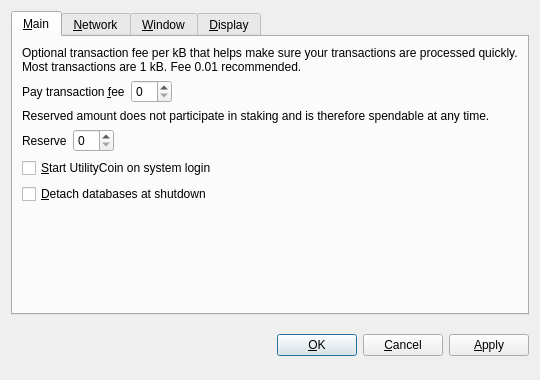
<?xml version="1.0" encoding="UTF-8"?>
<ui version="4.0">
 <class>OptionsDialog</class>
 <widget class="QDialog" name="OptionsDialog">
  <property name="geometry">
   <rect>
    <x>0</x>
    <y>0</y>
    <width>540</width>
    <height>380</height>
   </rect>
  </property>
  <property name="windowTitle">
   <string>Options</string>
  </property>
  <property name="modal">
   <bool>true</bool>
  </property>
  <layout class="QVBoxLayout" name="verticalLayout">
   <item>
    <widget class="QTabWidget" name="tabWidget">
     <property name="tabPosition">
      <enum>QTabWidget::North</enum>
     </property>
     <property name="currentIndex">
      <number>0</number>
     </property>
     <widget class="QWidget" name="tabMain">
      <attribute name="title">
       <string>&amp;Main</string>
      </attribute>
      <layout class="QVBoxLayout" name="verticalLayout_Main">
       <item>
        <widget class="QLabel" name="transactionFeeInfoLabel">
         <property name="text">
          <string>Optional transaction fee per kB that helps make sure your transactions are processed quickly. Most transactions are 1 kB. Fee 0.01 recommended.</string>
         </property>
         <property name="textFormat">
          <enum>Qt::PlainText</enum>
         </property>
         <property name="wordWrap">
          <bool>true</bool>
         </property>
        </widget>
       </item>
       <item>
        <layout class="QHBoxLayout" name="horizontalLayoutFee">
         <item>
          <widget class="QLabel" name="transactionFeeLabel">
           <property name="text">
            <string>Pay transaction &amp;fee</string>
           </property>
           <property name="textFormat">
            <enum>Qt::PlainText</enum>
           </property>
           <property name="buddy">
            <cstring>transactionFee</cstring>
           </property>
          </widget>
         </item>
         <item>
          <widget class="BitcoinAmountField" name="transactionFee"/>
         </item>
         <item>
          <spacer name="horizontalSpacerFee">
           <property name="orientation">
            <enum>Qt::Horizontal</enum>
           </property>
           <property name="sizeHint" stdset="0">
            <size>
             <width>40</width>
             <height>20</height>
            </size>
           </property>
          </spacer>
         </item>
        </layout>
       </item>
       <item>
        <widget class="QLabel" name="reserveBalanceInfoLabel">
         <property name="text">
          <string>Reserved amount does not participate in staking and is therefore spendable at any time.</string>
         </property>
         <property name="textFormat">
          <enum>Qt::PlainText</enum>
         </property>
         <property name="wordWrap">
          <bool>true</bool>
         </property>
        </widget>
       </item>
       <item>
        <layout class="QHBoxLayout" name="horizontalLayoutReserveBalance">
         <item>
          <widget class="QLabel" name="reserveBalanceLabel">
           <property name="text">
            <string>Reserve</string>
           </property>
           <property name="textFormat">
            <enum>Qt::PlainText</enum>
           </property>
           <property name="buddy">
            <cstring>reserveBalance</cstring>
           </property>
          </widget>
         </item>
         <item>
          <widget class="BitcoinAmountField" name="reserveBalance"/>
         </item>
         <item>
          <spacer name="horizontalSpacerReserveBalance">
           <property name="orientation">
            <enum>Qt::Horizontal</enum>
           </property>
           <property name="sizeHint" stdset="0">
            <size>
             <width>40</width>
             <height>20</height>
            </size>
           </property>
          </spacer>
         </item>
        </layout>
       </item>
       <item>
        <widget class="QCheckBox" name="bitcoinAtStartup">
         <property name="toolTip">
          <string>Automatically start UtilityCoin after logging in to the system.</string>
         </property>
         <property name="text">
          <string>&amp;Start UtilityCoin on system login</string>
         </property>
        </widget>
       </item>
       <item>
        <widget class="QCheckBox" name="detachDatabases">
         <property name="toolTip">
          <string>Detach block and address databases at shutdown. This means they can be moved to another data directory, but it slows down shutdown. The wallet is always detached.</string>
         </property>
         <property name="text">
          <string>&amp;Detach databases at shutdown</string>
         </property>
        </widget>
       </item>
       <item>
        <spacer name="verticalSpacer_Main">
         <property name="orientation">
          <enum>Qt::Vertical</enum>
         </property>
         <property name="sizeHint" stdset="0">
          <size>
           <width>20</width>
           <height>40</height>
          </size>
         </property>
        </spacer>
       </item>
      </layout>
     </widget>
     <widget class="QWidget" name="tabNetwork">
      <attribute name="title">
       <string>&amp;Network</string>
      </attribute>
      <layout class="QVBoxLayout" name="verticalLayout_Network">
       <item>
        <widget class="QCheckBox" name="mapPortUpnp">
         <property name="toolTip">
          <string>Automatically open the UtilityCoin client port on the router. This only works when your router supports UPnP and it is enabled.</string>
         </property>
         <property name="text">
          <string>Map port using &amp;UPnP</string>
         </property>
        </widget>
       </item>
       <item>
        <widget class="QCheckBox" name="connectSocks">
         <property name="toolTip">
          <string>Connect to the UtilityCoin network through a SOCKS proxy (e.g. when connecting through Tor).</string>
         </property>
         <property name="text">
          <string>&amp;Connect through SOCKS proxy:</string>
         </property>
        </widget>
       </item>
       <item>
        <layout class="QHBoxLayout" name="horizontalLayout_Network">
         <item>
          <widget class="QLabel" name="proxyIpLabel">
           <property name="text">
            <string>Proxy &amp;IP:</string>
           </property>
           <property name="textFormat">
            <enum>Qt::PlainText</enum>
           </property>
           <property name="buddy">
            <cstring>proxyIp</cstring>
           </property>
          </widget>
         </item>
         <item>
          <widget class="QValidatedLineEdit" name="proxyIp">
           <property name="maximumSize">
            <size>
             <width>140</width>
             <height>16777215</height>
            </size>
           </property>
           <property name="toolTip">
            <string>IP address of the proxy (e.g. 127.0.0.1)</string>
           </property>
          </widget>
         </item>
         <item>
          <widget class="QLabel" name="proxyPortLabel">
           <property name="text">
            <string>&amp;Port:</string>
           </property>
           <property name="textFormat">
            <enum>Qt::PlainText</enum>
           </property>
           <property name="buddy">
            <cstring>proxyPort</cstring>
           </property>
          </widget>
         </item>
         <item>
          <widget class="QLineEdit" name="proxyPort">
           <property name="maximumSize">
            <size>
             <width>55</width>
             <height>16777215</height>
            </size>
           </property>
           <property name="toolTip">
            <string>Port of the proxy (e.g. 9050)</string>
           </property>
          </widget>
         </item>
         <item>
          <widget class="QLabel" name="socksVersionLabel">
           <property name="text">
            <string>SOCKS &amp;Version:</string>
           </property>
           <property name="textFormat">
            <enum>Qt::PlainText</enum>
           </property>
           <property name="buddy">
            <cstring>socksVersion</cstring>
           </property>
          </widget>
         </item>
         <item>
          <widget class="QValueComboBox" name="socksVersion">
           <property name="toolTip">
            <string>SOCKS version of the proxy (e.g. 5)</string>
           </property>
          </widget>
         </item>
         <item>
          <spacer name="horizontalSpacer_Network">
           <property name="orientation">
            <enum>Qt::Horizontal</enum>
           </property>
           <property name="sizeHint" stdset="0">
            <size>
             <width>40</width>
             <height>20</height>
            </size>
           </property>
          </spacer>
         </item>
        </layout>
       </item>
       <item>
        <spacer name="verticalSpacer_Network">
         <property name="orientation">
          <enum>Qt::Vertical</enum>
         </property>
         <property name="sizeHint" stdset="0">
          <size>
           <width>20</width>
           <height>40</height>
          </size>
         </property>
        </spacer>
       </item>
      </layout>
     </widget>
     <widget class="QWidget" name="tabWindow">
      <attribute name="title">
       <string>&amp;Window</string>
      </attribute>
      <layout class="QVBoxLayout" name="verticalLayout_Window">
       <item>
        <widget class="QCheckBox" name="minimizeToTray">
         <property name="toolTip">
          <string>Show only a tray icon after minimizing the window.</string>
         </property>
         <property name="text">
          <string>&amp;Minimize to the tray instead of the taskbar</string>
         </property>
        </widget>
       </item>
       <item>
        <widget class="QCheckBox" name="minimizeOnClose">
         <property name="toolTip">
          <string>Minimize instead of exit the application when the window is closed. When this option is enabled, the application will be closed only after selecting Quit in the menu.</string>
         </property>
         <property name="text">
          <string>M&amp;inimize on close</string>
         </property>
        </widget>
       </item>
       <item>
        <spacer name="verticalSpacer_Window">
         <property name="orientation">
          <enum>Qt::Vertical</enum>
         </property>
         <property name="sizeHint" stdset="0">
          <size>
           <width>20</width>
           <height>40</height>
          </size>
         </property>
        </spacer>
       </item>
      </layout>
     </widget>
     <widget class="QWidget" name="tabDisplay">
      <attribute name="title">
       <string>&amp;Display</string>
      </attribute>
      <layout class="QVBoxLayout" name="verticalLayout_Display">
       <item>
        <layout class="QHBoxLayout" name="horizontalLayout_1_Display">
         <item>
          <widget class="QLabel" name="langLabel">
           <property name="text">
            <string>User Interface &amp;language:</string>
           </property>
           <property name="textFormat">
            <enum>Qt::PlainText</enum>
           </property>
           <property name="buddy">
            <cstring>lang</cstring>
           </property>
          </widget>
         </item>
         <item>
          <widget class="QValueComboBox" name="lang">
           <property name="toolTip">
            <string>The user interface language can be set here. This setting will take effect after restarting UtilityCoin.</string>
           </property>
          </widget>
         </item>
        </layout>
       </item>
       <item>
        <layout class="QHBoxLayout" name="horizontalLayout_2_Display">
         <item>
          <widget class="QLabel" name="unitLabel">
           <property name="text">
            <string>&amp;Unit to show amounts in:</string>
           </property>
           <property name="textFormat">
            <enum>Qt::PlainText</enum>
           </property>
           <property name="buddy">
            <cstring>unit</cstring>
           </property>
          </widget>
         </item>
         <item>
          <widget class="QValueComboBox" name="unit">
           <property name="toolTip">
            <string>Choose the default subdivision unit to show in the interface and when sending coins.</string>
           </property>
          </widget>
         </item>
        </layout>
       </item>
       <item>
        <widget class="QCheckBox" name="displayAddresses">
         <property name="toolTip">
          <string>Whether to show UtilityCoin addresses in the transaction list or not.</string>
         </property>
         <property name="text">
          <string>&amp;Display addresses in transaction list</string>
         </property>
        </widget>
       </item>
       <item>
        <widget class="QCheckBox" name="coinControlFeatures">
         <property name="toolTip">
          <string>Whether to show coin control features or not.</string>
         </property>
         <property name="text">
          <string>Display coin &amp;control features (experts only!)</string>
         </property>
        </widget>
       </item>
       <item>
        <spacer name="verticalSpacer_Display">
         <property name="orientation">
          <enum>Qt::Vertical</enum>
         </property>
         <property name="sizeHint" stdset="0">
          <size>
           <width>20</width>
           <height>40</height>
          </size>
         </property>
        </spacer>
       </item>
      </layout>
     </widget>
    </widget>
   </item>
   <item>
    <layout class="QHBoxLayout" name="horizontalLayout_Buttons">
     <item>
      <spacer name="horizontalSpacer_1">
       <property name="orientation">
        <enum>Qt::Horizontal</enum>
       </property>
       <property name="sizeHint" stdset="0">
        <size>
         <width>40</width>
         <height>48</height>
        </size>
       </property>
      </spacer>
     </item>
     <item>
      <widget class="QLabel" name="statusLabel">
       <property name="font">
        <font>
         <weight>75</weight>
         <bold>true</bold>
        </font>
       </property>
       <property name="text">
        <string/>
       </property>
       <property name="textFormat">
        <enum>Qt::PlainText</enum>
       </property>
       <property name="wordWrap">
        <bool>true</bool>
       </property>
      </widget>
     </item>
     <item>
      <spacer name="horizontalSpacer_2">
       <property name="orientation">
        <enum>Qt::Horizontal</enum>
       </property>
       <property name="sizeHint" stdset="0">
        <size>
         <width>40</width>
         <height>48</height>
        </size>
       </property>
      </spacer>
     </item>
     <item>
      <widget class="QPushButton" name="okButton">
       <property name="text">
        <string>&amp;OK</string>
       </property>
      </widget>
     </item>
     <item>
      <widget class="QPushButton" name="cancelButton">
       <property name="text">
        <string>&amp;Cancel</string>
       </property>
       <property name="autoDefault">
        <bool>false</bool>
       </property>
      </widget>
     </item>
     <item>
      <widget class="QPushButton" name="applyButton">
       <property name="text">
        <string>&amp;Apply</string>
       </property>
       <property name="autoDefault">
        <bool>false</bool>
       </property>
      </widget>
     </item>
    </layout>
   </item>
  </layout>
 </widget>
 <customwidgets>
  <customwidget>
   <class>BitcoinAmountField</class>
   <extends>QSpinBox</extends>
   <header>bitcoinamountfield.h</header>
  </customwidget>
  <customwidget>
   <class>QValueComboBox</class>
   <extends>QComboBox</extends>
   <header>qvaluecombobox.h</header>
  </customwidget>
  <customwidget>
   <class>QValidatedLineEdit</class>
   <extends>QLineEdit</extends>
   <header>qvalidatedlineedit.h</header>
  </customwidget>
 </customwidgets>
 <resources/>
 <connections/>
</ui>
